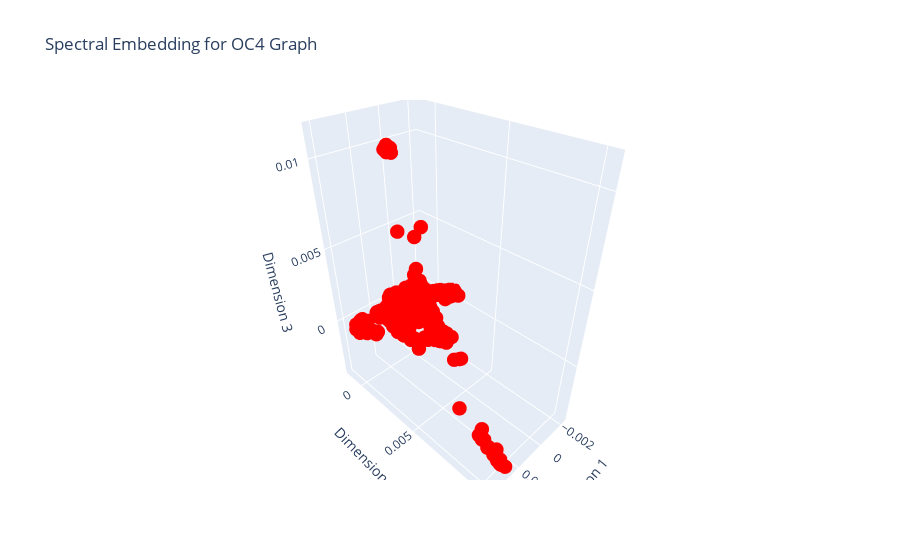
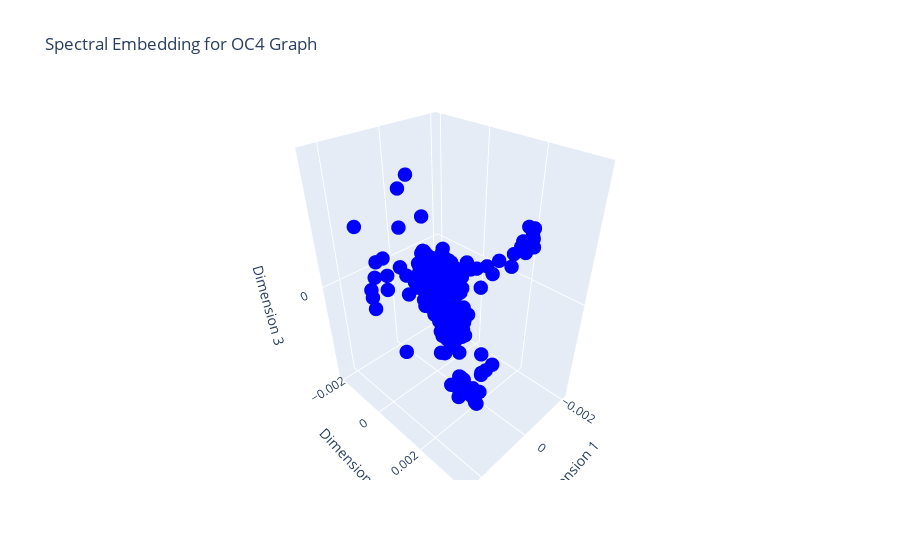

Notebook source saved alongside these figures, in order:
### Code cell
spectral = SpectralEmbedding(n_components=3)
adjacency_matrix = nx.to_numpy_array(OC_4_graph)
embedding = spectral.fit_transform(adjacency_matrix)
plot_spectral_embedding_3d_move(embedding, color='red')

spectral = SpectralEmbedding(n_components=3)
adjacency_matrix = nx.to_numpy_array(H_4_graph)
embedding = spectral.fit_transform(adjacency_matrix)
plot_spectral_embedding_3d_move(embedding, color='blue')

### Figure 1 — Plotly figure (JSON) as saved in the notebook; plotly's stock layout.template omitted (floating-point values rounded to 4 significant figures; data arrays with more than 128 entries replaced by an {"elided": "..."} marker saying what was removed)
{"data": [{"marker": {"color": "red", "colorscale": [[0, "rgb(0,0,131)"], [0.2, "rgb(0,60,170)"], [0.4, "rgb(5,255,255)"], [0.6, "rgb(255,255,0)"], [0.8, "rgb(250,0,0)"], [1, "rgb(128,0,0)"]], "size": 5}, "mode": "markers", "type": "scatter3d", "x": {"elided": "5096 float values"}, "y": {"elided": "5096 float values"}, "z": {"elided": "5096 float values"}}], "layout": {"scene": {"xaxis": {"title": {"text": "Dimension 1"}}, "yaxis": {"title": {"text": "Dimension 2"}}, "zaxis": {"title": {"text": "Dimension 3"}}}, "title": {"text": "Spectral Embedding for OC4 Graph"}}}

### Figure 2 — Plotly figure (JSON) as saved in the notebook; plotly's stock layout.template omitted (floating-point values rounded to 4 significant figures; data arrays with more than 128 entries replaced by an {"elided": "..."} marker saying what was removed)
{"data": [{"marker": {"color": "blue", "colorscale": [[0, "rgb(0,0,131)"], [0.2, "rgb(0,60,170)"], [0.4, "rgb(5,255,255)"], [0.6, "rgb(255,255,0)"], [0.8, "rgb(250,0,0)"], [1, "rgb(128,0,0)"]], "size": 5}, "mode": "markers", "type": "scatter3d", "x": {"elided": "12941 float values"}, "y": {"elided": "12941 float values"}, "z": {"elided": "12941 float values"}}], "layout": {"scene": {"xaxis": {"title": {"text": "Dimension 1"}}, "yaxis": {"title": {"text": "Dimension 2"}}, "zaxis": {"title": {"text": "Dimension 3"}}}, "title": {"text": "Spectral Embedding for OC4 Graph"}}}
